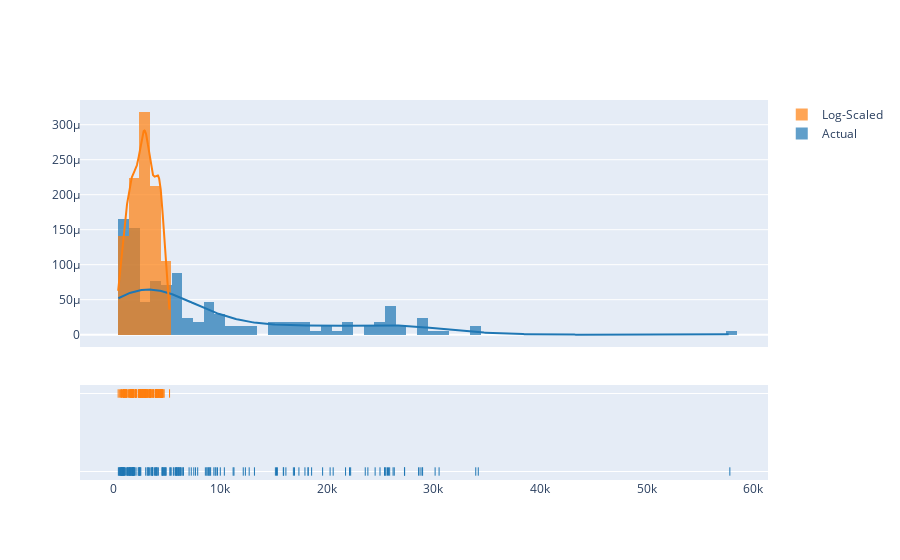

The code cell stored with this chart in its notebook:
### Code cell
ff.create_distplot([df.rgdppc_2000, np.log(df.rgdppc_2000)*1000 - 5700], ['Actual', 'Log-Scaled'], bin_size=1000)

### Figure 1 — Plotly figure (JSON) as saved in the notebook; plotly's stock layout.template omitted (floating-point values rounded to 4 significant figures; data arrays with more than 128 entries replaced by an {"elided": "..."} marker saying what was removed)
{"data": [{"autobinx": false, "histnorm": "probability density", "legendgroup": "Actual", "marker": {"color": "rgb(31, 119, 180)"}, "name": "Actual", "opacity": 0.7, "type": "histogram", "x": {"elided": "170 float values"}, "xaxis": "x", "xbins": {"end": 57790.0, "size": 1000, "start": 466.6}, "yaxis": "y"}, {"autobinx": false, "histnorm": "probability density", "legendgroup": "Log-Scaled", "marker": {"color": "rgb(255, 127, 14)"}, "name": "Log-Scaled", "opacity": 0.7, "type": "histogram", "x": {"elided": "170 float values"}, "xaxis": "x", "xbins": {"end": 5265.0, "size": 1000, "start": 445.6}, "yaxis": "y"}, {"legendgroup": "Actual", "marker": {"color": "rgb(31, 119, 180)"}, "mode": "lines", "name": "Actual", "showlegend": false, "type": "scatter", "x": {"elided": "500 float values"}, "xaxis": "x", "y": {"elided": "500 float values"}, "yaxis": "y"}, {"legendgroup": "Log-Scaled", "marker": {"color": "rgb(255, 127, 14)"}, "mode": "lines", "name": "Log-Scaled", "showlegend": false, "type": "scatter", "x": {"elided": "500 float values"}, "xaxis": "x", "y": {"elided": "500 float values"}, "yaxis": "y"}, {"legendgroup": "Actual", "marker": {"color": "rgb(31, 119, 180)", "symbol": "line-ns-open"}, "mode": "markers", "name": "Actual", "showlegend": false, "type": "scatter", "x": {"elided": "170 float values"}, "xaxis": "x", "y": {"elided": "170 str values"}, "yaxis": "y2"}, {"legendgroup": "Log-Scaled", "marker": {"color": "rgb(255, 127, 14)", "symbol": "line-ns-open"}, "mode": "markers", "name": "Log-Scaled", "showlegend": false, "type": "scatter", "x": {"elided": "170 float values"}, "xaxis": "x", "y": {"elided": "170 str values"}, "yaxis": "y2"}], "layout": {"barmode": "overlay", "hovermode": "closest", "legend": {"traceorder": "reversed"}, "xaxis": {"anchor": "y2", "domain": [0, 1], "zeroline": false}, "yaxis": {"anchor": "free", "domain": [0.35, 1], "position": 0}, "yaxis2": {"anchor": "x", "domain": [0, 0.25], "dtick": 1, "showticklabels": false}}}
